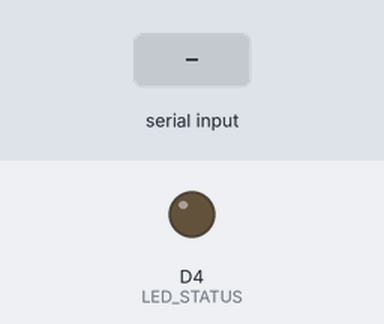
This sketch was run on a simulated ESP8266 (NodeMCU). On the bench: output pins drawn as LEDs (lit = HIGH). The test bench sets the inputs (shaded band). No radio packets arrive unless stated; what the sketch prints to the serial monitor is not drawn.

Above: at 1.6 s.
1.7 s: "2" received over Serial
At 2.1 s:
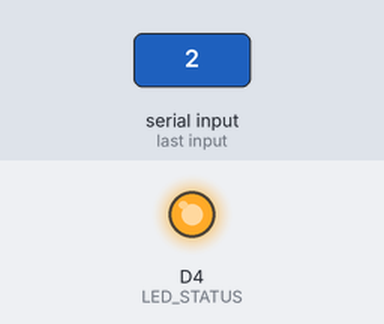
3.2 s: "1" received over Serial
At 4.4 s:
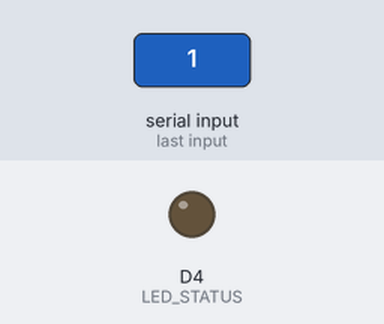
Timing chart, 0 to 6.2 s (numbered marks = the images above; inputs shaded):
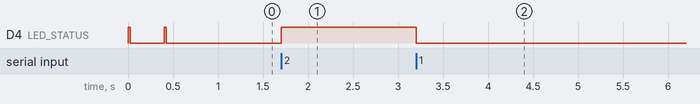

Measured:
- after the input at 1.7 s, D4 (LED_STATUS): LOW → HIGH at once
- after the input at 3.2 s, D4 (LED_STATUS): HIGH → LOW at once

The sketch:

EPS8266_Serial_Controller.ino
```cpp
#include <RF24.h>

//  30 pin esp8266
//  D4 -> LED to GND
//  D1 -> RESET
//  D8 -> READY
//  D3 -> CE  (nRF24)
//  D2 -> CSN (nRF24)
//  D7 -> MO  (nRF24)
//  D6 -> MI  (nRF24)
//  D5 -> SCK (nRF24)


RF24 radio(D3, D2); // CE, CSN

#define LED_STATUS      LED_BUILTIN     // Status LED
#define SERIAL_UPDATE_RATE 500


// ButtonStatus type
enum ButtonStatus : char { Disabled = 0x44, Enabled = 0x45, Answered = 0x41};

// Status we want to share with the buttons
ButtonStatus buttonStatus[4]  = {Disabled, Disabled, Disabled, Disabled};
bool buttonConnected[4] = {false, false, false, false};
bool hasAnswered[4]     = {false, false, false, false};
unsigned long lastContact[4] = {0, 0, 0, 0};

// Last loop time
unsigned long lastLoopTime = 0;
unsigned long lastSerialSendTime;
// System status
bool isReady = false;


// searches the radio spectrum for a quiet channel
bool findEmptyChannel() {
  Serial.write("Scanning for empty channel...\n");
  char buffer[10];
  // Scan all channels looking for a quiet one.  We skip every 10
  for (int channel = 125; channel > 0; channel -= 10) {
    radio.setChannel(channel);
    delay(20);
    unsigned int inUse = 0;
    unsigned long testStart = millis();
    // Check for 400 ms per channel
    while (millis() - testStart < 400) {
      digitalWrite(LED_STATUS, millis() % 500 > 400);
      if ((radio.testCarrier()) || (radio.testRPD())) inUse++;
      delay(1);
    }
    // Low usage if inUse < 10 tests true in 400ms
    if (inUse < 10) {
      itoa(channel, buffer, 10);
      Serial.write("Channel ");
      Serial.write(buffer);
      Serial.write(" selected\n");
      return true;
    }
  }
  return false;
}

// Sends a new ACK payload to the transmitter
void setupACKPayload() {
  // Update the ACK for the next payload, prevents radio from stalling waiting on ack payload
  unsigned char payload[4];
  for (unsigned char button=0; button<4; button++)
      payload[button] = buttonStatus[button];
  radio.writeAckPayload(1, &payload, 4);
}

// Check for messages from the buttons
void checkRadioMessageReceived() {
  // Check if data is available
  if (radio.available()) {
    unsigned char buffer;
    radio.read(&buffer, 1);

    // Grab the button number from the data
    unsigned char buttonNumber = buffer & 0x7F; // Get the button number
    if ((buttonNumber >= 1) && (buttonNumber <= 4)) {
      buttonNumber--; //zero index

      // Update the last contact time for this button
      lastContact[buttonNumber] = lastLoopTime;

      // And that it's connected
      if (!buttonConnected[buttonNumber]){
        buttonConnected[buttonNumber] = true;
      }
      // If the button was pressed, was enabled, hasn't answered and the system is ready for button presses
      if ((buffer & 128) && (buttonStatus[buttonNumber] == Enabled) && (!hasAnswered[buttonNumber]) && (isReady)) {
        // No longer ready
        isReady = false;
        // Signal the button was pressed
        hasAnswered[buttonNumber] = true;

        // Change button status
        for (unsigned char btn = 0; btn < 4; btn++)
          buttonStatus[btn] = Disabled;
        buttonStatus[buttonNumber] = Answered;

        // Turn off the ready light
        digitalWrite(LED_STATUS, HIGH);
      }
    }

    setupACKPayload();
  }
}

// Setup the controller
void setup() {
  // put your setup code here, to run once:
  Serial.begin(57600);
  while (!Serial) {};
  // Setup the radio device
  radio.begin();
  radio.setPALevel(RF24_PA_LOW);
  radio.enableDynamicPayloads();
  radio.enableAckPayload();
  radio.setDataRate(RF24_1MBPS);
  radio.setRetries(4, 8);
  radio.maskIRQ(false, false, false);  // not using the IRQs

  // Setup our I/O
  pinMode(LED_STATUS, OUTPUT);
  if (!radio.isChipConnected()) {
    Serial.write("RF24 device not detected.\n");
  } else {
    Serial.write("RF24 detected.\n");

    // Trun off the LED
    digitalWrite(LED_STATUS, HIGH);

    // Now setup the pipes for the four buttons
    char pipe[6] = "0QBTN";
    radio.openWritingPipe((uint8_t*)pipe);
    pipe[0] = '1';
    radio.openReadingPipe(1, (uint8_t*)pipe);

    // Start listening for messages
    radio.startListening();

    // Find an empty channel to run on
    while (!findEmptyChannel()) {};

    // Start listening for messages
    radio.startListening();

    // Ready
    digitalWrite(LED_STATUS, LOW);

    setupACKPayload();
  }
}

// Main loop
void loop() {
  lastLoopTime = millis();
  while (Serial.available() > 0){
    char inByte = Serial.read();
    if (inByte == 0x31) {                 // Reset button pressed
      // Turn all buttons off, Reset the hasAnswered statuses
      for (unsigned char button = 0; button < 4; button++) {
        buttonStatus[button] = Disabled;
        hasAnswered[button] = false;
      }
      isReady = false;
      digitalWrite(LED_STATUS, LOW);
    } else if (inByte == 0x32) {                // Ready button pressed
      // Make the buttons Enabled that haven't answered yet
      for (unsigned char button = 0; button < 4; button++) {
        buttonStatus[button] = hasAnswered[button] ? Disabled : Enabled;
      }
      isReady = true;
      digitalWrite(LED_STATUS, HIGH);
    } else if (inByte == 0x33) {                // disable button pressed
      // Make the buttons Enabled that haven't answered yet
      for (unsigned char button = 0; button < 4; button++) {
        buttonStatus[button] = Disabled;
      }
      isReady = false;
      digitalWrite(LED_STATUS, LOW);
    }
  }
  // monitor for Buttons that are out of contact
  for (unsigned char button = 0; button < 4; button++) {
    // If the button is connected
    if (buttonConnected[button]) {
      // If its been 1 second since we heard from it
      if (lastLoopTime - lastContact[button] > 1000) {
        // Disconnect it
        Serial.write("button disconnected.\n");
        buttonConnected[button] = false;
      }
    }
  }
  if (lastLoopTime - lastSerialSendTime > SERIAL_UPDATE_RATE){
      char payload[4];
      for (unsigned char button=0; button<4; button++){
        payload[button] = buttonStatus[button]  ;
        if (buttonConnected[button]) payload[button] |= 0x80;
      }
      if (Serial.availableForWrite()>4){
        Serial.write(payload);
        lastSerialSendTime = lastLoopTime;
      }
  }
  checkRadioMessageReceived();//recieve button data and send button statuses
}
```
